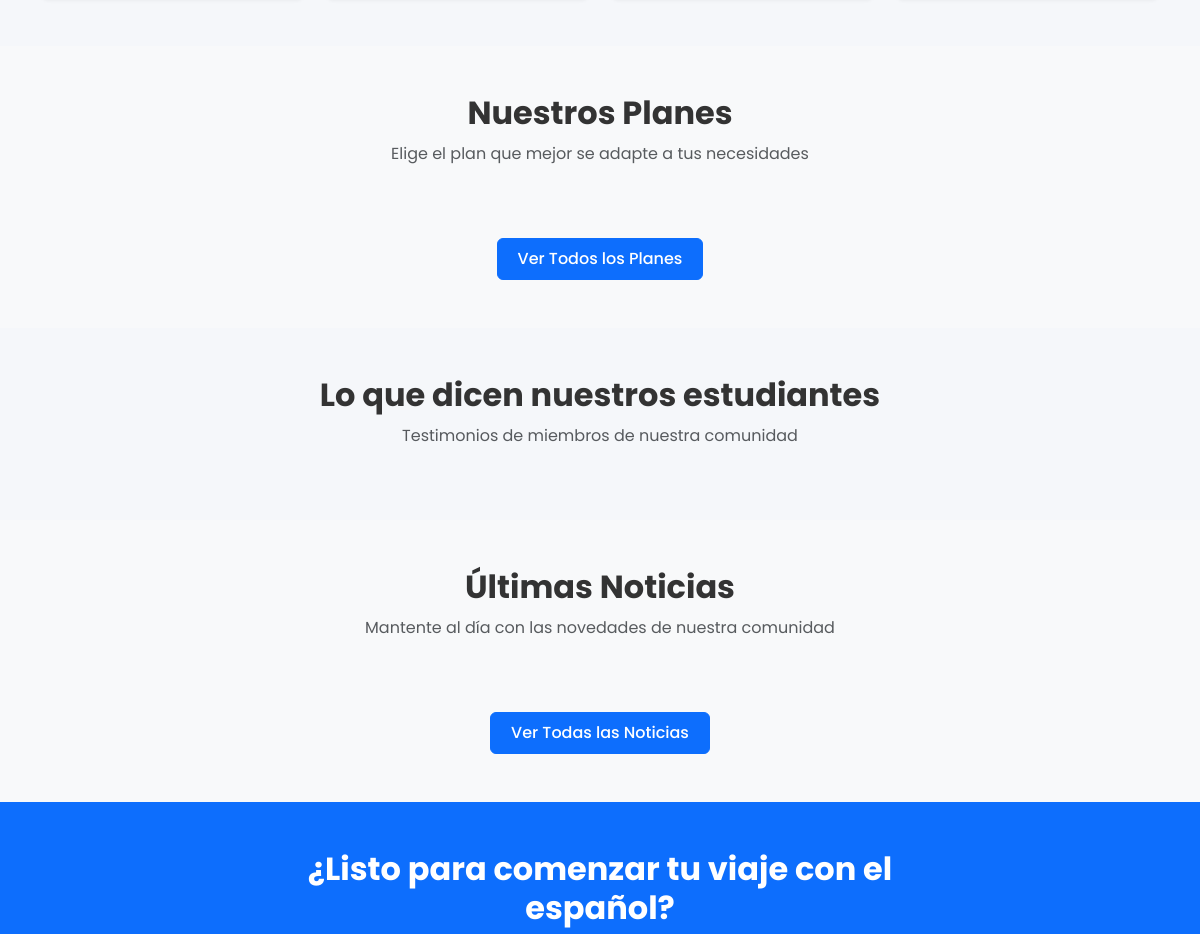
/comunidad/ (middle part), run on an earlier commit of the app's database.
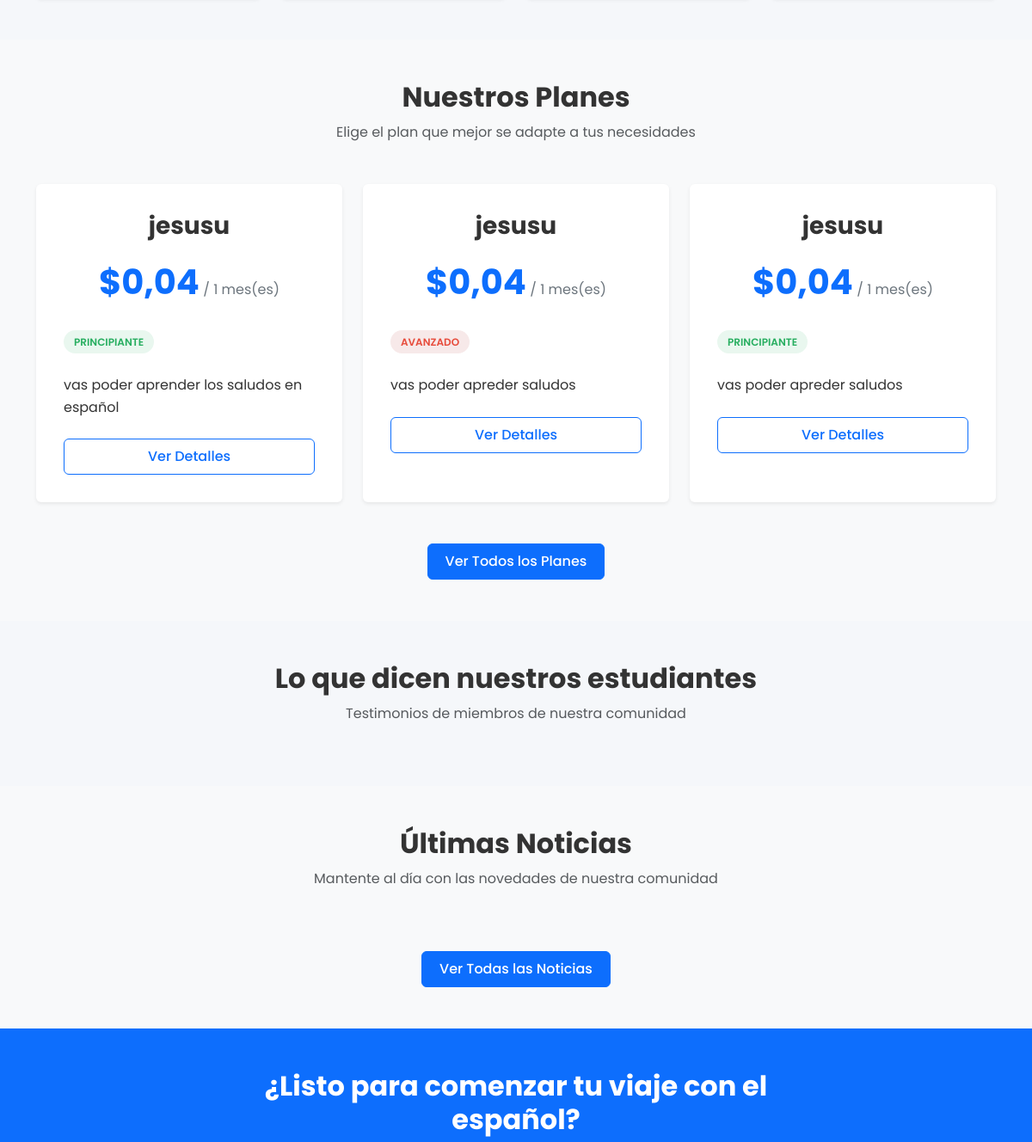
And on a later commit of the database.
### appComunidad/models.py (models this page shows, shortened)
class Plan(models.Model):
    class Nivel(models.TextChoices):
        PRINCIPIANTE = "principiante", _("Principiante")
        INTERMEDIO = "intermedio", _("Intermedio")
        AVANZADO = "avanzado", _("Avanzado")
    nombre = models.CharField(_("Nombre"), max_length=100)
    descripcion = models.TextField(_("Descripción"))
    nivel = models.CharField(
        _("Nivel"),
        max_length=20,
        choices=Nivel.choices,
        default=Nivel.PRINCIPIANTE,
    )
    precio = models.DecimalField(
        _("Precio"),
        max_digits=10,
        decimal_places=2,
    )
    duracion_meses = models.PositiveIntegerField(
        _("Duración (meses)"),
        default=1,
    )
    class Meta:
        verbose_name = _("Plan")
        verbose_name_plural = _("Planes")

### appComunidad/views.py (the view)
# urls.py: path("", views.index, name="index"),
def index(request: HttpRequest) -> HttpResponse:
    planes = Plan.objects.all()[:3]  # Mostrar solo 3 planes en la página principal
    testimonios = Testimonio.objects.all()[:4]  # Mostrar solo 4 testimonios
    noticias_recientes = Noticia.objects.all().order_by("-fecha_publicacion")[:3]  # Últimas 3 noticias
    return render(request, "appComunidad/index.html", {
        "planes": planes,
        "testimonios": testimonios,
        "noticias_recientes": noticias_recientes,
    })

### appComunidad/context_processors.py (called while the page is built)
def user_redirect_processor(request: HttpRequest) -> dict[str, str]:
    redirect_url = "appComunidad:index"  # URL por defecto
    if hasattr(request.user, "perfil_estudiante"):
        redirect_url = "appEstudiantes:dashboard"
    elif hasattr(request.user, "perfil_profesor"):
        redirect_url = "appProfesores:dashboard"
    return {
        "login_redirect_url": redirect_url,
    }

### appComunidad/templates/appComunidad/index.html (shortened to what this page needs)
{% extends 'base.html' %}
{% block extra_css %}
<link rel="stylesheet" href="/static/css/community.css">
{% endblock %}
{% block content %}
<section class="features-section py-5">
</section>
<section class="plans-section py-5 bg-light">
    <div class="container">
        <div class="section-heading text-center mb-5">
            <h2>Nuestros Planes</h2>
            <p class="text-muted">Elige el plan que mejor se adapte a tus necesidades</p>
        </div>
        <div class="row g-4 justify-content-center">
            {% for plan in planes %}
            <div class="col-md-6 col-lg-4">
                <div class="plan-card {% if plan.nivel == 'intermedio' %}highlighted{% endif %}">
                    <div class="plan-header">
                        <h3>{{ plan.nombre }}</h3>
                        <div class="plan-price">
                            <span class="price">${{ plan.precio }}</span>
                            <span class="period">/ {{ plan.duracion_meses }} mes(es)</span>
                        </div>
                    </div>
                    <div class="plan-badge {{ plan.nivel }}">
                        {{ plan.get_nivel_display }}
                    </div>
                    <div class="plan-features">
                        <p>{{ plan.descripcion }}</p>
                    </div>
                    <div class="plan-footer">
                        <a href="{% url 'appComunidad:planes' %}" class="btn btn-outline-primary w-100">Ver Detalles</a>
                    </div>
                </div>
            </div>
            {% endfor %}
        </div>
        <div class="text-center mt-5">
            <a href="{% url 'appComunidad:planes' %}" class="btn btn-primary">Ver Todos los Planes</a>
        </div>
    </div>
</section>
<section class="testimonials-section py-5">
    <div class="container">
        <div class="section-heading text-center mb-5">
            <h2>Lo que dicen nuestros estudiantes</h2>
            <p class="text-muted">Testimonios de miembros de nuestra comunidad</p>
        </div>
    </div>
</section>
<section class="news-section py-5 bg-light">
    <div class="container">
        <div class="section-heading text-center mb-5">
            <h2>Últimas Noticias</h2>
            <p class="text-muted">Mantente al día con las novedades de nuestra comunidad</p>
        </div>
        <div class="text-center mt-5">
            <a href="{% url 'appComunidad:noticias' %}" class="btn btn-primary">Ver Todas las Noticias</a>
        </div>
    </div>
</section>
<section class="cta-section py-5">
    <div class="container">
        <div class="row">
            <div class="col-lg-8 mx-auto text-center">
                <h2 class="cta-title">¿Listo para comenzar tu viaje con el español?</h2>
            </div>
        </div>
    </div>
</section>
{% endblock %}

What changed in the data, as far as the page shows it:
added Plan: nombre "jesusu", precio "0,04", duracion_meses "1", nivel "PRINCIPIANTE", descripcion "vas poder aprender los saludos en español"
added Plan: nombre "jesusu", precio "0,04", duracion_meses "1", nivel "AVANZADO", descripcion "vas poder apreder saludos"
added Plan: nombre "jesusu", precio "0,04", duracion_meses "1", nivel "PRINCIPIANTE", descripcion "vas poder apreder saludos"
